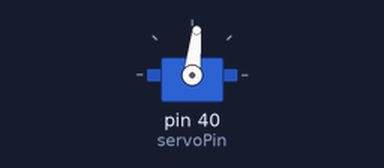
The program below on a simulated Raspberry Pi (header pin numbers). Shown: servo. Servo angles are drawn from the pulse width (0.5 ms = 0°, 2.5 ms = 180°); what the program prints to the terminal is not drawn.

Above: at 0.05 s.
At 0.4 s:
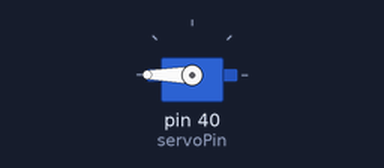
At 0.8 s:
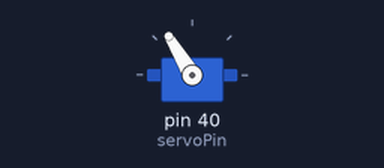
At 1.35 s:
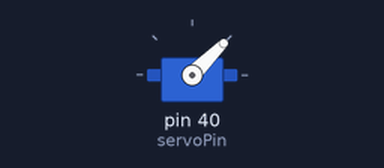
Timing chart, 0 to 3.1 s (numbered marks = the images above):
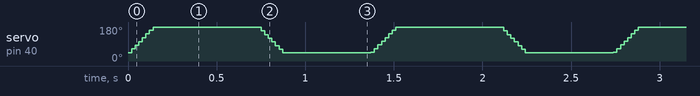

The program:

Sweep.py
```python
#!/usr/bin/env python3
########################################################################
# Filename    : Sweep.py
# Description : Servo sweep
# Author      : freenove
# modification: 2018/08/02
########################################################################
import RPi.GPIO as GPIO
import time
OFFSE_DUTY = 2.5        #define pulse offset of servo
SERVO_MIN_DUTY = 2.5+OFFSE_DUTY     #define pulse duty cycle for minimum angle of servo
SERVO_MAX_DUTY = 12.5+OFFSE_DUTY    #define pulse duty cycle for maximum angle of servo
servoPin = 40

def map( value, fromLow, fromHigh, toLow, toHigh):
    return (toHigh-toLow)*(value-fromLow) / (fromHigh-fromLow) + toLow

def setup():
    global p
    print(GPIO.BOARD)
    print(GPIO.OUT)
    print(GPIO.LOW)


    GPIO.setmode(GPIO.BOARD)       # Numbers GPIOs by physical location
    GPIO.setup(servoPin, GPIO.OUT)   # Set servoPin's mode is output
    GPIO.output(servoPin, GPIO.LOW)  # Set servoPin to low

    p = GPIO.PWM(servoPin, 50)     # set Frequece to 50Hz
    p.start(0)                     # Duty Cycle = 0

def servoWrite(angle):      # make the servo rotate to specific angle (0-180 degrees)
    if(angle<0):
        angle = 0
    elif(angle > 180):
        angle = 180
    p.ChangeDutyCycle(map(angle,0,180,SERVO_MIN_DUTY,SERVO_MAX_DUTY)) #map the angle to duty cycle and output it
    #print('hello')

def loop():
    while True:
        for dc in range(0, 181, 1):   #make servo rotate from 0 to 180 deg
            servoWrite(dc)     # Write to servo
            time.sleep(0.001)
            #print('rrr')
        time.sleep(0.5)
        for dc in range(180, -1, -1): #make servo rotate from 180 to 0 deg
            servoWrite(dc)
            time.sleep(0.001)
            #print('aaa')
        time.sleep(0.5)

def destroy():
    p.stop()
    GPIO.cleanup()

if __name__ == '__main__':     #Program start from here
    print ('Program is starting...')
    setup()
    try:
        loop()
    except KeyboardInterrupt:  # When 'Ctrl+C' is pressed, the child program destroy() will be  executed.
        destroy()
```
